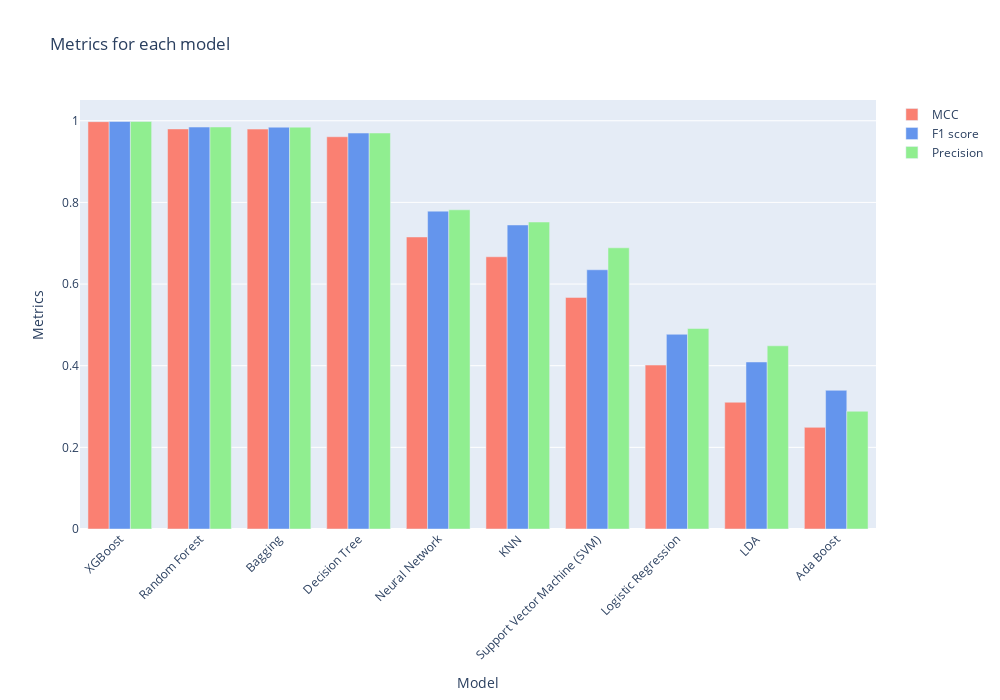

Here is the notebook cell this chart was saved with:
### Code cell
fig = go.Figure()

colors = ['salmon', 'cornflowerblue', 'lightgreen']

for i, metric in enumerate(list(sorted_coeff_df.columns)):
    fig.add_trace(go.Bar(x=sorted_coeff_df.index,
                         y=sorted_coeff_df[metric],
                         name=metric,
                         marker_color=colors[i]
                        ))

# Customize the layout (optional)
fig.update_layout(  # Create grouped bars
    title='Metrics for each model',
    xaxis_title='Model',
    yaxis_title='Metrics',
    xaxis_tickangle=-45,  # Rotate x-axis labels
    width=1000,  # Set the width
    height=700  # Set the height
)

# Show the Plotly figure
fig.show()

### Figure 1 — Plotly figure (JSON) as saved in the notebook; plotly's stock layout.template omitted (floating-point values rounded to 4 significant figures)
{"data": [{"marker": {"color": "salmon"}, "name": "MCC", "type": "bar", "x": ["XGBoost", "Random Forest", "Bagging", "Decision Tree", "Neural Network", "KNN", "Support Vector Machine (SVM)", "Logistic Regression", "LDA", "Ada Boost"], "y": [0.9978, 0.98, 0.9796, 0.9608, 0.7153, 0.6668, 0.5673, 0.4016, 0.3105, 0.249]}, {"marker": {"color": "cornflowerblue"}, "name": "F1 score", "type": "bar", "x": ["XGBoost", "Random Forest", "Bagging", "Decision Tree", "Neural Network", "KNN", "Support Vector Machine (SVM)", "Logistic Regression", "LDA", "Ada Boost"], "y": [0.9983, 0.9846, 0.9843, 0.9699, 0.7786, 0.7447, 0.635, 0.477, 0.4091, 0.3397]}, {"marker": {"color": "lightgreen"}, "name": "Precision", "type": "bar", "x": ["XGBoost", "Random Forest", "Bagging", "Decision Tree", "Neural Network", "KNN", "Support Vector Machine (SVM)", "Logistic Regression", "LDA", "Ada Boost"], "y": [0.9983, 0.9847, 0.9844, 0.97, 0.7818, 0.752, 0.6888, 0.4911, 0.4488, 0.2884]}], "layout": {"height": 700, "title": {"text": "Metrics for each model"}, "width": 1000, "xaxis": {"tickangle": -45, "title": {"text": "Model"}}, "yaxis": {"title": {"text": "Metrics"}}}}
